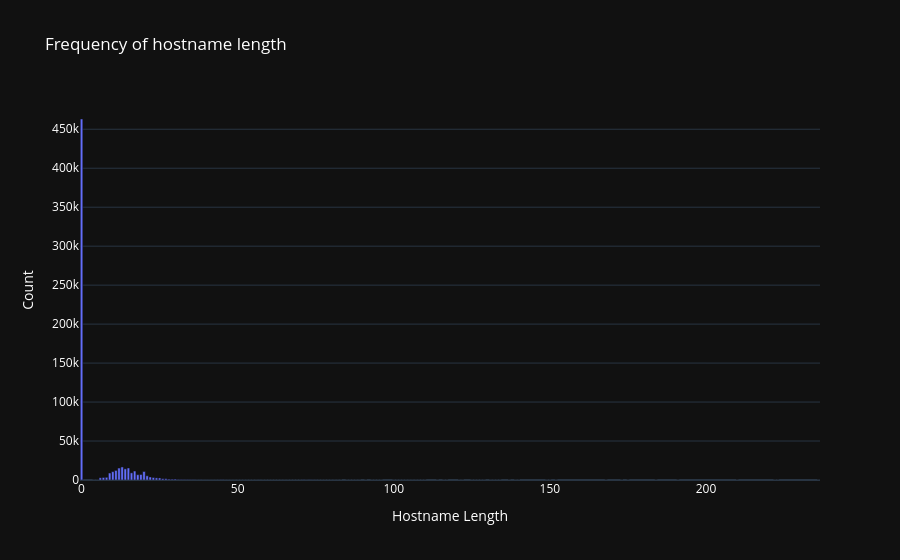

Source (notebook cell):
### Code cell
# Bar chart for 'type' column
type_counts = data['hostname_length'].value_counts()
fig = go.Figure(data=[go.Bar(x=type_counts.index, y=type_counts.values)])
fig.update_layout(title='Frequency of hostname length',
                  xaxis_title='Hostname Length',
                  yaxis_title='Count',
                  template='plotly_dark',
                  font=dict(color='white'),
                  showlegend=False)
fig.show()

### Figure 1 — Plotly figure (JSON) as saved in the notebook; plotly's stock layout.template omitted (floating-point values rounded to 4 significant figures; data arrays with more than 128 entries replaced by an {"elided": "..."} marker saying what was removed)
{"data": [{"type": "bar", "x": {"elided": "131 int values"}, "y": {"elided": "131 int values"}}], "layout": {"font": {"color": "white"}, "showlegend": false, "title": {"text": "Frequency of hostname length"}, "xaxis": {"title": {"text": "Hostname Length"}}, "yaxis": {"title": {"text": "Count"}}}}
